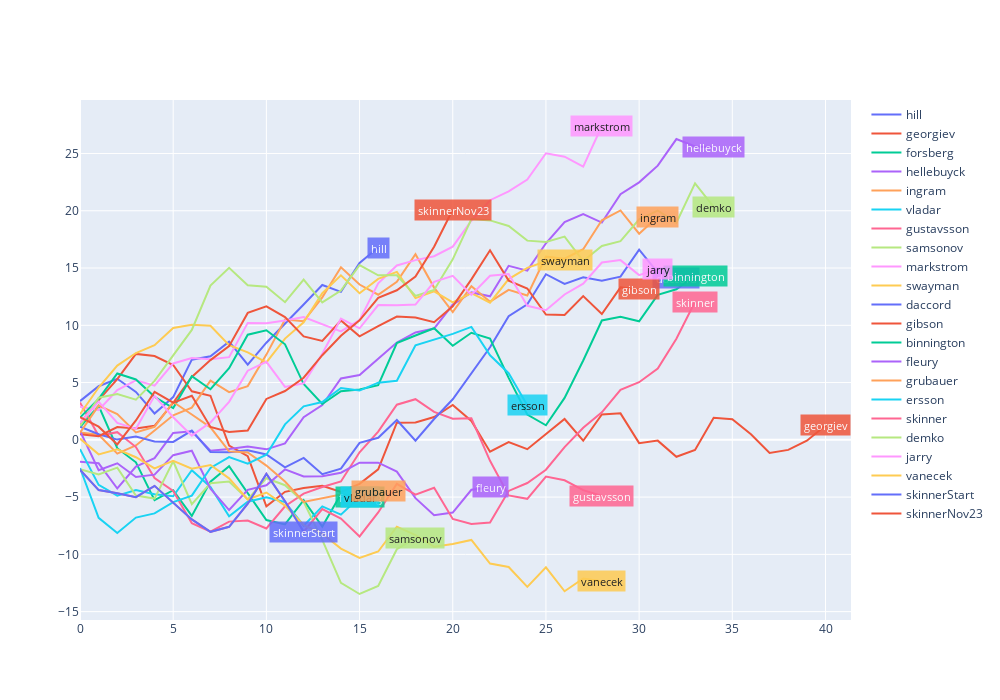

This figure's notebook cell:
### Code cell
fig = go.Figure()
for goalie in data.items():

    bgColor = px.colors.qualitative.Plotly[list(data.keys()).index(goalie[0]) % 10] 
    r, g, b = hex_to_rgb(bgColor)
    if (r*0.2126 + g*0.7152 + b*0.0722) > 170: 
        textColor = "#000000"
    else: 
         textColor = "#ffffff"

    fig.add_trace(go.Scatter(y=goalie[1]['Total GSAx'], name=goalie[0], mode='lines'))
    fig.add_annotation(x=len(goalie[1]) - 1, y=goalie[1]['Total GSAx'].iloc[-1], 
            text=goalie[0], showarrow=False, 
            font=dict(size=11, color=textColor),
            bgcolor=bgColor, opacity=0.85, 
            borderpad=2.5
            )
fig.update_layout(width=1000, height=700)
fig.show()

### Figure 1 — Plotly figure (JSON) as saved in the notebook; plotly's stock layout.template omitted (floating-point values rounded to 4 significant figures)
{"data": [{"mode": "lines", "name": "hill", "type": "scatter", "y": [3.38, 4.68, 5.33, 4.18, 2.3, 3.73, 7, 7.3, 8.57, 6.56, 8.48, 10.12, 11.82, 13.52, 12.92, 15.45, 16.79]}, {"mode": "lines", "name": "georgiev", "type": "scatter", "y": [1.43, 3.46, 5.3, 7.5, 7.32, 6.53, 4.24, 3.85, -0.5, -1.42, -5.81, -4.54, -4.2, -4.01, -4.55, -3.84, -2.58, 1.5, 1.52, 1.99, 3.05, 1.65, -1.04, -0.2, -0.82, 0.48, 1.82, -0.08, 2.21, 2.31, -0.29, -0.07, -1.48, -0.88, 1.93, 1.79, 0.48, -1.14, -0.88, -0.08, 1.26]}, {"mode": "lines", "name": "forsberg", "type": "scatter", "y": [1.11, 2.96, -0.73, -1.96, -5.27, -4.4, -6.64, -3.65, -2.3, -4.64, -7.0, -7.39, -5.26, -7.57, -4.74, -5.01]}, {"mode": "lines", "name": "hellebuyck", "type": "scatter", "y": [-1.91, -2.05, -4.25, -2.34, -1.6, 0.6, 0.75, -0.95, -0.8, -0.58, -0.83, -0.31, 1.97, 3.04, 5.36, 5.66, 7.09, 8.49, 9.38, 9.72, 11.81, 12.87, 12.53, 15.19, 14.77, 17.16, 19.01, 19.7, 18.97, 21.45, 22.48, 23.94, 26.26, 25.61, 25.57]}, {"mode": "lines", "name": "ingram", "type": "scatter", "y": [0.65, 0.44, -1.2, -0.49, 0.81, 2.14, 2.81, 5.17, 4.16, 4.69, 7.44, 10.5, 10.36, 12.44, 15.07, 13.56, 12.67, 13.8, 16.21, 13.29, 11.15, 13.42, 12.06, 13.1, 12.6, 15.99, 15.82, 16.64, 19.17, 20.03, 18, 19.48]}, {"mode": "lines", "name": "vladar", "type": "scatter", "y": [-0.81, -3.93, -4.88, -4.39, -4.76, -4.93, -2.65, -4.11, -6.67, -5.4, -5.02, -5.44, -7.49, -5.81, -6.53, -5.01]}, {"mode": "lines", "name": "gustavsson", "type": "scatter", "y": [3.27, 0.35, 0.67, -0.63, -3.33, -4.47, -7.28, -8.01, -7.14, -7.04, -7.74, -5.8, -4.7, -4.12, -3.64, -1.09, 0.72, 3.07, 3.55, 2.44, 1.84, 1.88, -1.83, -4.85, -5.15, -3.21, -3.53, -4.39, -4.9]}, {"mode": "lines", "name": "samsonov", "type": "scatter", "y": [-2.56, -3.03, -2.43, -4.87, -5.13, -1.87, -5.61, -3.79, -3.64, -5.2, -3.35, -3.96, -5.42, -8.74, -12.48, -13.46, -12.76, -9.55, -8.56]}, {"mode": "lines", "name": "markstrom", "type": "scatter", "y": [2.9, 2.58, 4.35, 5.19, 4.73, 6.67, 7.14, 7.04, 7.22, 10.21, 10.18, 10.41, 10.72, 10.07, 9.47, 10.45, 13.67, 15.22, 15.69, 16.03, 16.87, 19.13, 20.92, 21.7, 22.72, 25.02, 24.72, 23.86, 27.4]}, {"mode": "lines", "name": "swayman", "type": "scatter", "y": [2.24, 4.57, 6.48, 7.58, 8.26, 9.77, 10.04, 9.96, 8.26, 7.63, 6.76, 8.84, 10.26, 12.8, 14.36, 12.8, 14.05, 14.66, 12.37, 12.96, 12, 12.82, 11.98, 14.04, 15.01, 15.59, 15.73]}, {"mode": "lines", "name": "daccord", "type": "scatter", "y": [1.16, 0.49, 0.02, 0.29, -0.14, -0.18, 0.81, -1.06, -1.09, -0.92, -1.28, -2.4, -1.58, -3.0, -2.52, -0.26, 0.18, 1.73, -0.08, 1.82, 3.54, 5.76, 8.08, 10.79, 11.84, 14.46, 13.62, 14.2, 13.88, 14.25, 16.6, 14.6, 14.09]}, {"mode": "lines", "name": "gibson", "type": "scatter", "y": [0.48, 0.32, 1.12, 1, 1.22, 3.22, 5.49, 6.96, 8.18, 11.08, 11.66, 10.71, 9.03, 8.63, 10.42, 9.04, 9.93, 10.76, 10.68, 10.27, 11.66, 14.01, 16.55, 13.9, 13.21, 10.94, 10.9, 12.55, 10.99, 13.31, 13.13]}, {"mode": "lines", "name": "binnington", "type": "scatter", "y": [1.94, 3.57, 5.79, 5.27, 3.76, 2.77, 5.56, 4.42, 6.25, 9.18, 9.57, 8.34, 4.87, 3.13, 4.24, 4.39, 4.77, 8.45, 9.11, 9.74, 8.21, 9.35, 8.84, 5.41, 2.21, 1.27, 3.66, 6.93, 10.42, 10.74, 10.35, 12.66, 13.14, 14.32]}, {"mode": "lines", "name": "fleury", "type": "scatter", "y": [0.77, -2.65, -2.05, -3.25, -3.04, -1.34, -0.95, -4.27, -6.13, -4.37, -3.97, -2.58, -3.2, -3.18, -2.87, -2, -1.99, -2.77, -5.09, -6.59, -6.35, -4.36, -4.16]}, {"mode": "lines", "name": "grubauer", "type": "scatter", "y": [0.62, 2.99, 2.25, 0.65, 1.14, 3.3, 2.21, 1.09, -1.01, -1.11, -2.25, -3.64, -5.42, -5.1, -4.77, -5.01, -4.5]}, {"mode": "lines", "name": "ersson", "type": "scatter", "y": [-2.46, -6.81, -8.13, -6.79, -6.42, -5.44, -4.87, -2.46, -1.51, -2.09, -1.3, 1.35, 2.92, 3.3, 4.53, 4.3, 4.99, 5.16, 8.26, 8.78, 9.25, 9.86, 7.38, 5.82, 3.03]}, {"mode": "lines", "name": "skinner", "type": "scatter", "y": [-2.61, -4.39, -4.67, -5.01, -4.02, -5.51, -6.95, -8.03, -7.59, -5.58, -2.97, -5.36, -8.03, -6.05, -6.88, -8.43, -6.34, -3.84, -4.79, -4.18, -6.91, -7.34, -7.22, -4.46, -3.77, -2.61, -0.64, 1.06, 2.4, 4.37, 5.03, 6.23, 8.83, 12.06]}, {"mode": "lines", "name": "demko", "type": "scatter", "y": [1.2, 3.68, 3.99, 3.5, 5.14, 7.39, 9.6, 13.47, 15.02, 13.49, 13.36, 12.02, 13.99, 12, 13.03, 15.26, 14.36, 14.37, 12.57, 13.08, 15.76, 19.27, 19.16, 18.67, 17.39, 17.27, 17.75, 15.61, 16.93, 17.34, 19.26, 20.02, 18.95, 22.39, 20.34]}, {"mode": "lines", "name": "jarry", "type": "scatter", "y": [1.48, 3.33, 1.48, 0.96, 3.84, 1.97, 0.37, 1.52, 3.32, 6.04, 6.81, 4.62, 4.94, 7.51, 10.59, 9.74, 11.77, 11.74, 11.81, 13.8, 14.32, 12.66, 14.33, 14.48, 11.7, 11.32, 12.69, 13.63, 15.48, 15.69, 14.38, 14.93]}, {"mode": "lines", "name": "vanecek", "type": "scatter", "y": [0.11, -1.27, -0.83, -1.52, -2.49, -1.83, -2.52, -2.2, -3.36, -5.21, -4.6, -5.74, -7.44, -8.19, -9.5, -10.31, -9.75, -7.58, -8.32, -9.34, -9.09, -8.74, -10.8, -11.1, -12.84, -11.13, -13.22, -12.11, -12.34]}, {"mode": "lines", "name": "skinnerStart", "type": "scatter", "y": [-2.61, -4.39, -4.67, -5.01, -4.02, -5.51, -6.95, -8.03, -7.59, -5.58, -2.97, -5.36, -8.03]}, {"mode": "lines", "name": "skinnerNov23", "type": "scatter", "y": [1.98, 1.15, -0.4, 1.69, 4.19, 3.24, 3.85, 1.12, 0.69, 0.81, 3.57, 4.26, 5.42, 7.39, 9.09, 10.43, 12.4, 13.06, 14.26, 16.86, 20.09]}], "layout": {"annotations": [{"bgcolor": "#636EFA", "borderpad": 2.5, "font": {"color": "#ffffff", "size": 11}, "opacity": 0.85, "showarrow": false, "text": "hill", "x": 16, "y": 16.79}, {"bgcolor": "#EF553B", "borderpad": 2.5, "font": {"color": "#ffffff", "size": 11}, "opacity": 0.85, "showarrow": false, "text": "georgiev", "x": 40, "y": 1.26}, {"bgcolor": "#00CC96", "borderpad": 2.5, "font": {"color": "#ffffff", "size": 11}, "opacity": 0.85, "showarrow": false, "text": "forsberg", "x": 15, "y": -5.01}, {"bgcolor": "#AB63FA", "borderpad": 2.5, "font": {"color": "#ffffff", "size": 11}, "opacity": 0.85, "showarrow": false, "text": "hellebuyck", "x": 34, "y": 25.57}, {"bgcolor": "#FFA15A", "borderpad": 2.5, "font": {"color": "#000000", "size": 11}, "opacity": 0.85, "showarrow": false, "text": "ingram", "x": 31, "y": 19.48}, {"bgcolor": "#19D3F3", "borderpad": 2.5, "font": {"color": "#000000", "size": 11}, "opacity": 0.85, "showarrow": false, "text": "vladar", "x": 15, "y": -5.01}, {"bgcolor": "#FF6692", "borderpad": 2.5, "font": {"color": "#ffffff", "size": 11}, "opacity": 0.85, "showarrow": false, "text": "gustavsson", "x": 28, "y": -4.9}, {"bgcolor": "#B6E880", "borderpad": 2.5, "font": {"color": "#000000", "size": 11}, "opacity": 0.85, "showarrow": false, "text": "samsonov", "x": 18, "y": -8.56}, {"bgcolor": "#FF97FF", "borderpad": 2.5, "font": {"color": "#000000", "size": 11}, "opacity": 0.85, "showarrow": false, "text": "markstrom", "x": 28, "y": 27.4}, {"bgcolor": "#FECB52", "borderpad": 2.5, "font": {"color": "#000000", "size": 11}, "opacity": 0.85, "showarrow": false, "text": "swayman", "x": 26, "y": 15.73}, {"bgcolor": "#636EFA", "borderpad": 2.5, "font": {"color": "#ffffff", "size": 11}, "opacity": 0.85, "showarrow": false, "text": "daccord", "x": 32, "y": 14.09}, {"bgcolor": "#EF553B", "borderpad": 2.5, "font": {"color": "#ffffff", "size": 11}, "opacity": 0.85, "showarrow": false, "text": "gibson", "x": 30, "y": 13.13}, {"bgcolor": "#00CC96", "borderpad": 2.5, "font": {"color": "#ffffff", "size": 11}, "opacity": 0.85, "showarrow": false, "text": "binnington", "x": 33, "y": 14.32}, {"bgcolor": "#AB63FA", "borderpad": 2.5, "font": {"color": "#ffffff", "size": 11}, "opacity": 0.85, "showarrow": false, "text": "fleury", "x": 22, "y": -4.16}, {"bgcolor": "#FFA15A", "borderpad": 2.5, "font": {"color": "#000000", "size": 11}, "opacity": 0.85, "showarrow": false, "text": "grubauer", "x": 16, "y": -4.5}, {"bgcolor": "#19D3F3", "borderpad": 2.5, "font": {"color": "#000000", "size": 11}, "opacity": 0.85, "showarrow": false, "text": "ersson", "x": 24, "y": 3.03}, {"bgcolor": "#FF6692", "borderpad": 2.5, "font": {"color": "#ffffff", "size": 11}, "opacity": 0.85, "showarrow": false, "text": "skinner", "x": 33, "y": 12.06}, {"bgcolor": "#B6E880", "borderpad": 2.5, "font": {"color": "#000000", "size": 11}, "opacity": 0.85, "showarrow": false, "text": "demko", "x": 34, "y": 20.34}, {"bgcolor": "#FF97FF", "borderpad": 2.5, "font": {"color": "#000000", "size": 11}, "opacity": 0.85, "showarrow": false, "text": "jarry", "x": 31, "y": 14.93}, {"bgcolor": "#FECB52", "borderpad": 2.5, "font": {"color": "#000000", "size": 11}, "opacity": 0.85, "showarrow": false, "text": "vanecek", "x": 28, "y": -12.34}, {"bgcolor": "#636EFA", "borderpad": 2.5, "font": {"color": "#ffffff", "size": 11}, "opacity": 0.85, "showarrow": false, "text": "skinnerStart", "x": 12, "y": -8.03}, {"bgcolor": "#EF553B", "borderpad": 2.5, "font": {"color": "#ffffff", "size": 11}, "opacity": 0.85, "showarrow": false, "text": "skinnerNov23", "x": 20, "y": 20.09}], "height": 700, "width": 1000}}
